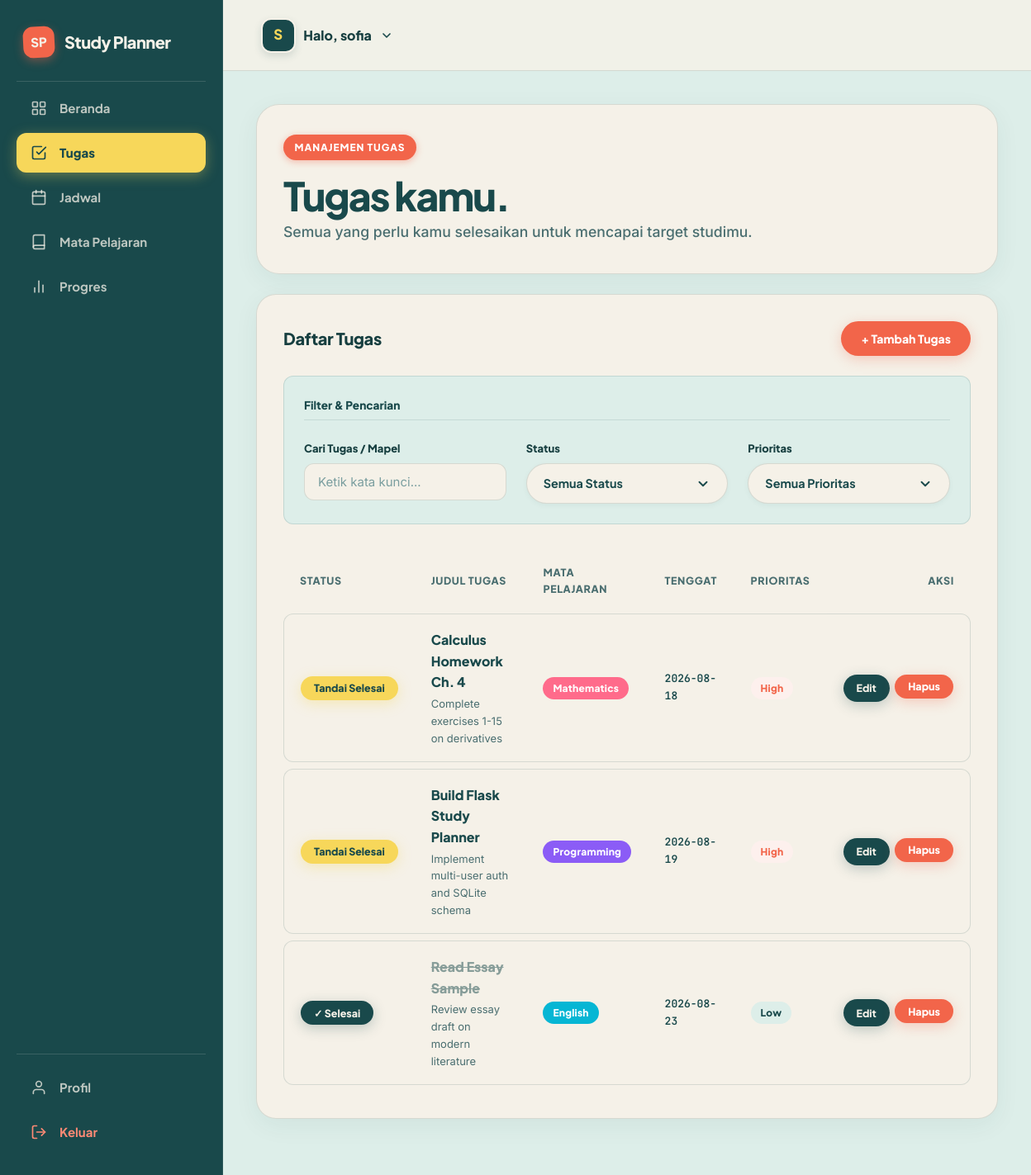
Page /tasks (signed in) on the committed database.
### tables this page shows
CREATE TABLE users (
            id INTEGER PRIMARY KEY AUTOINCREMENT,
            username TEXT UNIQUE NOT NULL,
            email TEXT UNIQUE NOT NULL,
            password_hash TEXT NOT NULL,
            created_at TIMESTAMP DEFAULT CURRENT_TIMESTAMP
        );

CREATE TABLE tasks (
            id INTEGER PRIMARY KEY AUTOINCREMENT,
            user_id INTEGER NOT NULL,
            subject_id INTEGER,
            title TEXT NOT NULL,
            description TEXT,
            deadline DATE NOT NULL,
            priority TEXT CHECK(priority IN ('Low', 'Medium', 'High')) DEFAULT 'Medium',
            status TEXT CHECK(status IN ('To Do', 'In Progress', 'Completed')) DEFAULT 'To Do',
            created_at TIMESTAMP DEFAULT CURRENT_TIMESTAMP,
            FOREIGN KEY (user_id) REFERENCES users (id) ON DELETE CASCADE,
            FOREIGN KEY (subject_id) REFERENCES subjects (id) ON DELETE SET NULL
        );

CREATE TABLE subjects (
            id INTEGER PRIMARY KEY AUTOINCREMENT,
            user_id INTEGER NOT NULL,
            name TEXT NOT NULL,
            color TEXT NOT NULL DEFAULT '#ff7aa2',
            created_at TIMESTAMP DEFAULT CURRENT_TIMESTAMP,
            FOREIGN KEY (user_id) REFERENCES users (id) ON DELETE CASCADE
        );

### app.py (the view)
@app.route('/tasks')
@login_required
def tasks():
    user_id = session['user_id']
    status_filter = request.args.get('status', 'All')
    priority_filter = request.args.get('priority', 'All')
    search_query = request.args.get('q', '').strip()
    db = get_db()
    query = '''
        SELECT t.*, s.name as subject_name, s.color as subject_color
        FROM tasks t
        LEFT JOIN subjects s ON t.subject_id = s.id
        WHERE t.user_id = ?
    '''
    params = [user_id]
    if status_filter != 'All':
        query += ' AND t.status = ?'
        params.append(status_filter)
    if priority_filter == 'High Priority':
        query += ' AND t.priority = "High"'
    elif priority_filter != 'All':
        query += ' AND t.priority = ?'
        params.append(priority_filter)
    if search_query:
        query += ' AND (t.title LIKE ? OR s.name LIKE ?)'
        params.extend([f'%{search_query}%', f'%{search_query}%'])
    query += ' ORDER BY t.deadline ASC, t.created_at DESC'
    task_list = db.execute(query, params).fetchall()
    subjects = db.execute("SELECT * FROM subjects WHERE user_id = ? ORDER BY name ASC", (user_id,)).fetchall()
    return render_template('tasks.html',
                           tasks=task_list,
                           subjects=subjects,
                           default_date=date.today().isoformat(),
                           status_filter=status_filter,
                           priority_filter=priority_filter,
                           search_query=search_query)

### app.py (called while the page is built)
def get_db():
    if 'db' not in g:
        g.db = sqlite3.connect(DATABASE)
        g.db.row_factory = sqlite3.Row
        g.db.execute("PRAGMA foreign_keys = ON;")
    return g.db

def login_required(f):
    @wraps(f)
    def decorated_function(*args, **kwargs):
        if 'user_id' not in session:
            flash('Please log in to access this page.', 'warning')
            return redirect(url_for('login'))
        return f(*args, **kwargs)
    return decorated_function

@app.context_processor
def inject_user():
    user = None
    if 'user_id' in session:
        db = get_db()
        user = db.execute("SELECT * FROM users WHERE id = ?", (session['user_id'],)).fetchone()
    return dict(current_user=user)

### templates/tasks.html (shortened to what this page needs)
{% extends "base.html" %}
{% block content %}
<div class="hero-editorial" style="padding: 2.25rem 2rem; margin-bottom: 1.5rem;">
  <span class="hero-tag coral">MANAJEMEN TUGAS</span>
  <h1 class="heading-display" style="font-size: clamp(2rem, 4vw, 3rem); margin-bottom: 0.5rem;">Tugas kamu.</h1>
  <p class="heading-sub">Semua yang perlu kamu selesaikan untuk mencapai target studimu.</p>
</div>
<div class="card-editorial cream-bg">
  <div class="card-title-editorial">
    <span>Daftar Tugas</span>
    <button type="button" class="btn-editorial btn-editorial-coral" data-open-modal="#add-task-modal">+ Tambah Tugas</button>
  </div>
  <form method="GET" action="{{ url_for('tasks') }}" class="tasks-filter-form">
    <div style="grid-column: 1 / -1; display: flex; justify-content: space-between; align-items: center; padding-bottom: 0.4rem; border-bottom: 1px solid rgba(25, 73, 75, 0.12); margin-bottom: 0.25rem;">
      <span style="font-family: var(--font-display); font-weight: 800; font-size: 0.85rem; color: var(--teal-dark);">Filter & Pencarian</span>
    </div>
    <div class="filter-field">
      <label class="form-label" for="q">Cari Tugas / Mapel</label>
      <input type="text" id="q" name="q" class="form-control" placeholder="Ketik kata kunci..." value="{{ search_query }}">
    </div>
    <div class="filter-field">
      <label class="form-label" for="statusFilterSelect">Status</label>
    </div>
    <div class="filter-field">
      <label class="form-label" for="priorityFilterSelect">Prioritas</label>
    </div>
  </form>
  {% if tasks %}
    <div class="tasks-table-view">
      <table class="brutal-table">
        <thead>
          <tr>
            <th style="width: 140px;">Status</th>
            <th>Judul Tugas</th>
            <th>Mata Pelajaran</th>
            <th>Tenggat</th>
            <th>Prioritas</th>
            <th style="text-align: right;">Aksi</th>
          </tr>
        </thead>
        <tbody>
          {% for task in tasks %}
          <tr>
            <td>
              <form method="POST" action="{{ url_for('task_complete', id=task.id) }}">
                <button type="submit" class="btn-editorial btn-editorial-sm {% if task.status == 'Completed' %}btn-editorial-teal{% else %}btn-editorial-yellow{% endif %}">
                  {% if task.status == 'Completed' %}✓ Selesai{% else %}Tandai Selesai{% endif %}
                </button>
              </form>
            </td>
            <td>
              <div style="font-family: var(--font-display); font-weight: 800; font-size: 1rem; color: var(--teal-dark); {% if task.status == 'Completed' %}text-decoration: line-through; opacity: 0.5;{% endif %}">
                {{ task.title }}
              </div>
              {% if task.description %}
                <div style="font-size: 0.8125rem; color: var(--text-muted); margin-top: 0.2rem;">
                  {{ task.description }}
                </div>
              {% endif %}
            </td>
            <td>
              {% if task.subject_name %}
                <span class="badge-editorial" style="background-color: {{ task.subject_color }}; color: #ffffff;">{{ task.subject_name }}</span>
              {% else %}
                <span style="font-size: 0.8125rem; color: var(--text-muted);">-</span>
              {% endif %}
            </td>
            <td style="font-family: var(--font-mono); font-size: 0.8125rem; color: var(--teal-dark); font-weight: 600;">
              {{ task.deadline }}
            </td>
            <td>
              <span class="badge-editorial badge-{{ task.priority | lower }}">{{ task.priority }}</span>
            </td>
            <td style="text-align: right;">
              <div style="display: inline-flex; gap: 0.4rem;">
                <a href="{{ url_for('task_edit', id=task.id) }}" class="btn-editorial btn-editorial-sm btn-editorial-teal">Edit</a>
                <form method="POST" action="{{ url_for('task_delete', id=task.id) }}" onsubmit="return confirm('Hapus tugas ini?');">
                  <button type="submit" class="btn-editorial btn-editorial-sm btn-editorial-coral">Hapus</button>
                </form>
              </div>
            </td>
          </tr>
          {% endfor %}
        </tbody>
      </table>
    </div>
  {% endif %}
</div>
{% endblock %}

### templates/base.html (shortened to what this page needs)
<!DOCTYPE html>
<html lang="id">
<head>
  <link rel="stylesheet" href="{{ url_for('static', filename='css/style.css') }}">
</head>
<body>
  {% if current_user %}
  <div class="app-container">
    <aside class="sidebar">
      <div>
        <div class="brand-header">
          <span class="brand-badge">SP</span>
          <span class="brand-title">Study Planner</span>
        </div>
        <ul class="nav-menu">
          <li class="nav-item {% if request.endpoint == 'dashboard' %}active{% endif %}">
            <a href="{{ url_for('dashboard') }}">
              <span class="nav-icon"></span>
              Beranda
            </a>
          </li>
          <li class="nav-item {% if request.endpoint in ['tasks', 'task_create', 'task_edit'] %}active{% endif %}">
            <a href="{{ url_for('tasks') }}">
              <span class="nav-icon"><svg xmlns="http://www.w3.org/2000/svg" width="20" height="20" viewBox="0 0 24 24" fill="none" stroke="currentColor" stroke-width="2" stroke-linecap="round" stroke-linejoin="round"><path d="M9 11l3 3L22 4"/><path d="M21 12v7a2 2 0 01-2 2H5a2 2 0 01-2-2V5a2 2 0 012-2h11"/></svg></span>
              Tugas
            </a>
          </li>
          <li class="nav-item {% if request.endpoint == 'schedule' %}active{% endif %}">
            <a href="{{ url_for('schedule') }}">
              <span class="nav-icon"></span>
              Jadwal
            </a>
          </li>
          <li class="nav-item {% if request.endpoint == 'subjects' %}active{% endif %}">
            <a href="{{ url_for('subjects') }}">
              <span class="nav-icon"><svg xmlns="http://www.w3.org/2000/svg" width="20" height="20" viewBox="0 0 24 24" fill="none" stroke="currentColor" stroke-width="2" stroke-linecap="round" stroke-linejoin="round"><path d="M4 19.5A2.5 2.5 0 016.5 17H20"/><path d="M6.5 2H20v20H6.5A2.5 2.5 0 014 19.5v-15A2.5 2.5 0 016.5 2z"/></svg></span>
              Mata Pelajaran
            </a>
          </li>
          <li class="nav-item {% if request.endpoint == 'progress' %}active{% endif %}">
            <a href="{{ url_for('progress') }}">
              <span class="nav-icon"><svg xmlns="http://www.w3.org/2000/svg" width="20" height="20" viewBox="0 0 24 24" fill="none" stroke="currentColor" stroke-width="2" stroke-linecap="round" stroke-linejoin="round"><line x1="18" y1="20" x2="18" y2="10"/><line x1="12" y1="20" x2="12" y2="4"/><line x1="6" y1="20" x2="6" y2="14"/></svg></span>
              Progres
            </a>
          </li>
        </ul>
      </div>
      <div class="sidebar-bottom">
        <div class="nav-item {% if request.endpoint == 'profile' %}active{% endif %}">
          <a href="{{ url_for('profile') }}">
            <span class="nav-icon"><svg xmlns="http://www.w3.org/2000/svg" width="20" height="20" viewBox="0 0 24 24" fill="none" stroke="currentColor" stroke-width="2" stroke-linecap="round" stroke-linejoin="round"><path d="M20 21v-2a4 4 0 00-4-4H8a4 4 0 00-4 4v2"/><circle cx="12" cy="7" r="4"/></svg></span>
            Profil
          </a>
        </div>
        <div class="nav-item">
          <a href="{{ url_for('logout') }}" class="logout-link">
            <span class="nav-icon"><svg xmlns="http://www.w3.org/2000/svg" width="20" height="20" viewBox="0 0 24 24" fill="none" stroke="currentColor" stroke-width="2" stroke-linecap="round" stroke-linejoin="round"><path d="M9 21H5a2 2 0 01-2-2V5a2 2 0 012-2h4"/><polyline points="16 17 21 12 16 7"/><line x1="21" y1="12" x2="9" y2="12"/></svg></span>
            Keluar
          </a>
        </div>
      </div>
    </aside>
    <div class="main-wrapper">
      <header class="top-header">
        <div class="user-header-menu" id="user-header-menu">
          <div class="user-header-trigger" id="user-header-trigger">
            <div class="user-avatar">
              {{ current_user.username[0] | upper }}
            </div>
            <span class="user-greeting-header">Halo, {{ current_user.username }}</span>
            <svg class="chevron-user-dropdown" xmlns="http://www.w3.org/2000/svg" width="16" height="16" viewBox="0 0 24 24" fill="none" stroke="currentColor" stroke-width="2.5" stroke-linecap="round" stroke-linejoin="round"><polyline points="6 9 12 15 18 9"/></svg>
          </div>
        </div>
      </header>
      <main class="content-body">
        {% block content %}{% endblock %}
      </main>
    </div>
  </div>
  {% else %}
    {% block auth_content %}{% endblock %}
  {% endif %}
</body>
</html>

### rows in the picture
users: username "S", username "sofia"
tasks: status "Tandai Selesai", title "Calculus Homework Ch. 4", description "Complete exercises 1-15 on derivatives", subject_name "Mathematics", deadline "2026-08-18", priority "High"
tasks: status "Tandai Selesai", title "Build Flask Study Planner", description "Implement multi-user auth and SQLite schema", subject_name "Programming", deadline "2026-08-19", priority "High"
tasks: status "✓ Selesai", title "Read Essay Sample", description "Review essay draft on modern literature", subject_name "English", deadline "2026-08-23", priority "Low"
